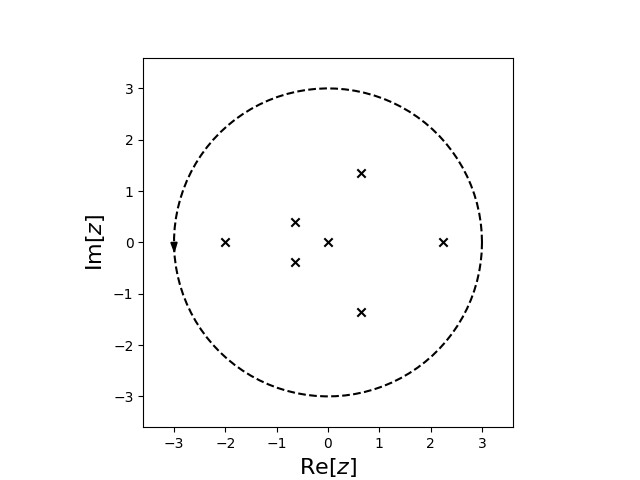

Reproduce this figure in Python.
from numpy import exp, cos, sin

f = lambda z: (exp(2 * z) * cos(z) - 1 - sin(z) + z**5) * (z * (z + 2)) ** 2

from matplotlib import pyplot as plt

plt.figure(figsize=(4.8, 4.8), dpi=80)

from cxroots import Circle

C = Circle(0, 3)
roots = C.roots(f)
roots.show("readmeEx.png")
print(roots)
